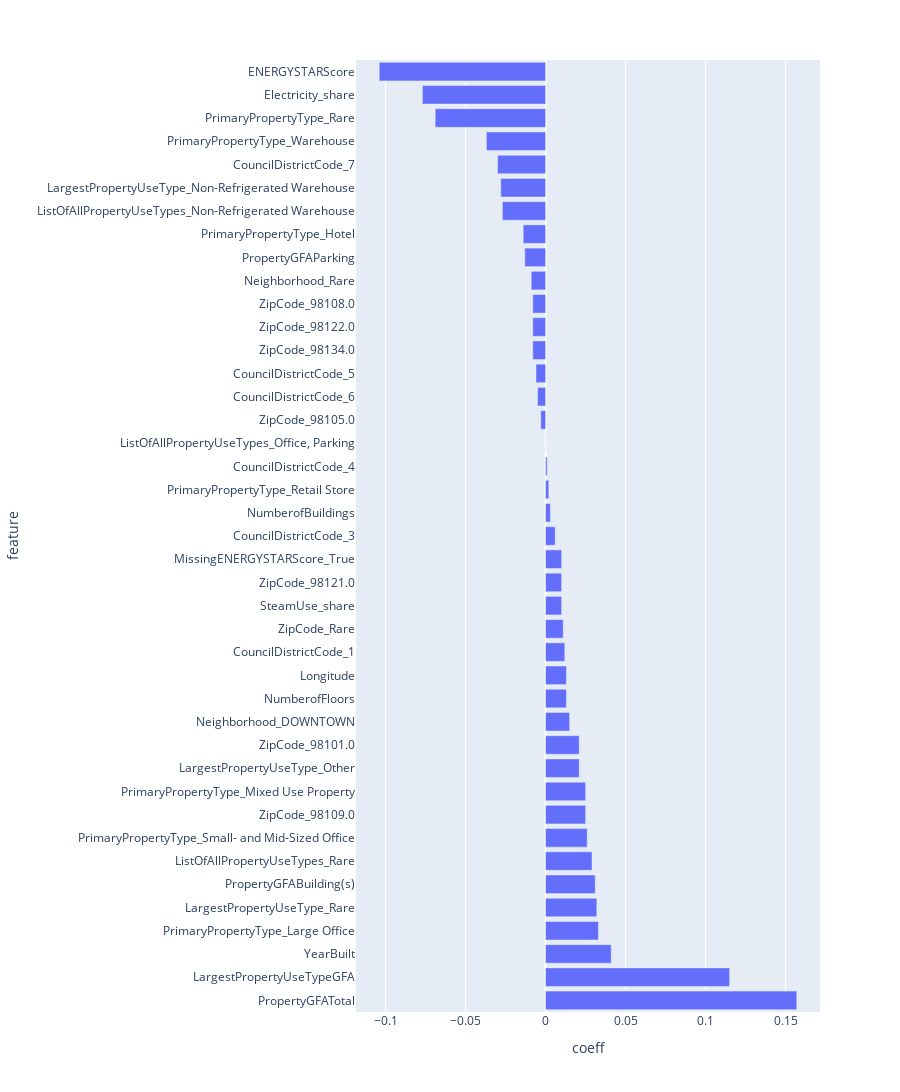

The notebook cell this image was saved under:
### Code cell
# Coefficient for each feature
df_coeffs = df_coeffs.sort_values(by='coeff', ascending=False)
px.bar(df_coeffs, x='coeff', y='feature', height=len(X_train_lin.columns)*30)

### Figure 1 — Plotly figure (JSON) as saved in the notebook; plotly's stock layout.template omitted (floating-point values rounded to 4 significant figures)
{"data": [{"alignmentgroup": "True", "hovertemplate": "coeff=%{x}<br>feature=%{y}<extra></extra>", "legendgroup": "", "marker": {"color": "#636efa", "pattern": {"shape": ""}}, "name": "", "offsetgroup": "", "orientation": "h", "showlegend": false, "textposition": "auto", "type": "bar", "x": [0.157, 0.115, 0.041, 0.033, 0.032, 0.031, 0.029, 0.026, 0.025, 0.025, 0.021, 0.021, 0.015, 0.013, 0.013, 0.012, 0.011, 0.01, 0.01, 0.01, 0.006, 0.003, 0.002, 0.001, 0, -0.003, -0.005, -0.006, -0.008, -0.008, -0.008, -0.009, -0.013, -0.014, -0.027, -0.028, -0.03, -0.037, -0.069, -0.077, -0.104], "xaxis": "x", "y": ["PropertyGFATotal", "LargestPropertyUseTypeGFA", "YearBuilt", "PrimaryPropertyType_Large Office", "LargestPropertyUseType_Rare", "PropertyGFABuilding(s)", "ListOfAllPropertyUseTypes_Rare", "PrimaryPropertyType_Small- and Mid-Sized Office", "ZipCode_98109.0", "PrimaryPropertyType_Mixed Use Property", "LargestPropertyUseType_Other", "ZipCode_98101.0", "Neighborhood_DOWNTOWN", "NumberofFloors", "Longitude", "CouncilDistrictCode_1", "ZipCode_Rare", "SteamUse_share", "ZipCode_98121.0", "MissingENERGYSTARScore_True", "CouncilDistrictCode_3", "NumberofBuildings", "PrimaryPropertyType_Retail Store", "CouncilDistrictCode_4", "ListOfAllPropertyUseTypes_Office, Parking", "ZipCode_98105.0", "CouncilDistrictCode_6", "CouncilDistrictCode_5", "ZipCode_98134.0", "ZipCode_98122.0", "ZipCode_98108.0", "Neighborhood_Rare", "PropertyGFAParking", "PrimaryPropertyType_Hotel", "ListOfAllPropertyUseTypes_Non-Refrigerated Warehouse", "LargestPropertyUseType_Non-Refrigerated Warehouse", "CouncilDistrictCode_7", "PrimaryPropertyType_Warehouse", "PrimaryPropertyType_Rare", "Electricity_share", "ENERGYSTARScore"], "yaxis": "y"}], "layout": {"barmode": "relative", "height": 1230, "legend": {"tracegroupgap": 0}, "margin": {"t": 60}, "xaxis": {"anchor": "y", "domain": [0, 1], "title": {"text": "coeff"}}, "yaxis": {"anchor": "x", "domain": [0, 1], "title": {"text": "feature"}}}}
